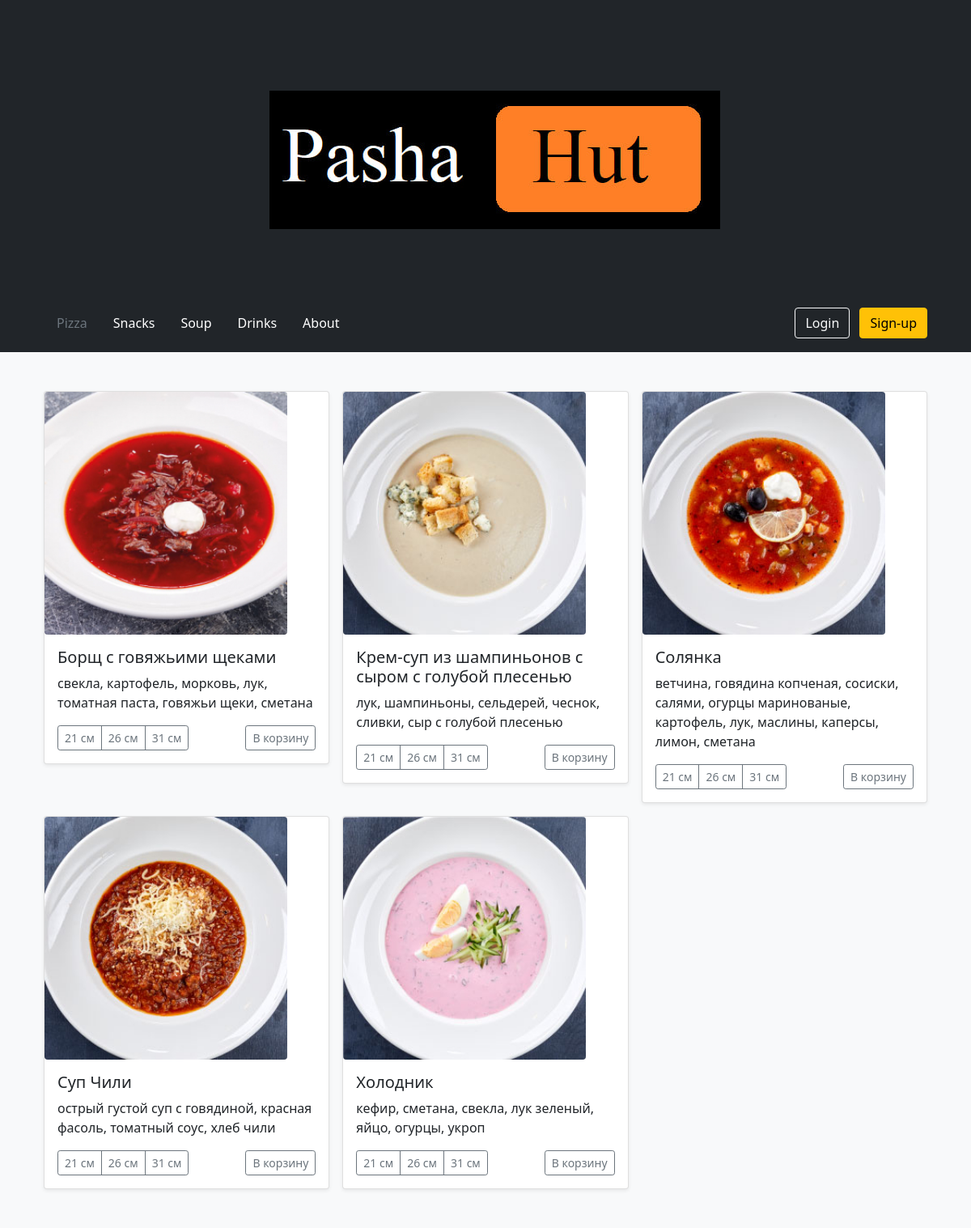
Screenshot of /Soup with the database file from the repository.
### menu/models.py (models this page shows, shortened)
class Soup(models.Model):
    name = models.CharField(max_length=50)
    image = models.ImageField(default=None)
    ingredient = models.ManyToManyField(Ingredients)
    weight = models.IntegerField()
    price = models.DecimalField(max_digits=3, decimal_places=1)
    def get_ingredients(self):
        return ", ".join([ingredient.name for ingredient in self.ingredient.all()])
    get_ingredients.short_description = "Ingredients"

class Ingredients(models.Model):
    name = models.CharField(max_length=50)

### menu/views.py (the view)
# urls.py: path('Soup', SoupView.as_view(), name="soup-menu")
class SoupView(TemplateView):
    template_name = 'catalog/soup.html'
    def get(self, request):
        soups = Soup.objects.all()
        params = {
            'soups': soups
        }
        return render(request, self.template_name, params)

### templates/catalog/soup.html
{% extends "base.html" %}
{% block content %}
<div class="album py-5 bg-body-tertiary">
    <div class="container">
      <div class="row row-cols-1 row-cols-sm-2 row-cols-md-3 g-3" bis_skin_checked="1">
        {% for soup in soups %}
        <div class="col">
          <div class="card shadow-sm">
            <img src="{{ soup.image.url }}" width="300px" class="rounded" height="300px">
            <div class="card-body">
              <h5 class="card-text">{{ soup.name }}</h5>
              <p class="card-text">{{ soup.get_ingredients }}</p>
              <div class="d-flex justify-content-between align-items-center">
                <div class="btn-group">
                  <button type="button" class="btn btn-sm btn-outline-secondary">21 см</button>
                  <button type="button" class="btn btn-sm btn-outline-secondary">26 см</button>
                  <button type="button" class="btn btn-sm btn-outline-secondary">31 см</button>
                </div>
                <button type="button" class="btn btn-sm btn-outline-secondary">В корзину</button>
              </div>
            </div>
          </div>
        </div>
        {% endfor %}
      </div>
    </div>
</div>
{% endblock %}

### templates/base.html (shortened to what this page needs)
<!DOCTYPE html>
<html lang="en">
<head>
    <link rel="stylesheet" href="https://cdn.jsdelivr.net/npm/bootstrap@4.6.0/dist/css/bootstrap.min.css">
    <link href="https://cdn.jsdelivr.net/npm/bootstrap@5.3.0-alpha1/dist/css/bootstrap.min.css" rel="stylesheet">
    <link href="https://cdn.jsdelivr.net/npm/bootstrap@5.0.2/dist/css/bootstrap.min.css" rel="stylesheet">
</head>
<body>
<header class="p-3 text-bg-dark">
    <section class="py-5 text-center container">
        <div class="row py-lg-5" bis_skin_checked="1">
          <div class="col-lg-6 col-md-8 mx-auto" bis_skin_checked="1">
            <img src="image/pashahut.png">
          </div>
        </div>
    </section>
    <div class="container">
      <div class="d-flex flex-wrap align-items-center justify-content-center justify-content-lg-start">
        <ul class="nav col-12 col-lg-auto me-lg-auto mb-2 justify-content-center mb-md-0">
          <li><a href="{% url 'menu-index' %}" class="nav-link px-3 text-secondary">Pizza</a></li>
          <li><a href="#" class="nav-link px-3 text-white">Snacks</a></li>
          <li><a href="{% url 'soup-menu' %}" class="nav-link px-3 text-white">Soup</a></li>
          <li><a href="#" class="nav-link px-3 text-white">Drinks</a></li>
          <li><a href="#" class="nav-link px-3 text-white">About</a></li>
        </ul>
           {% if user.is_authenticated %}
                <span class="px-4 text-white">Some pizza, {{user.username}}?</span><a href="{% url 'logout' %}" class="btn btn-danger">Logout</a>
                {% else %}
                <div class="text-end" bis_skin_checked="1">
                    <a href="{% url 'login' %}" class="btn btn-outline-light me-2">Login</a>
                    <a href="#" class="btn btn-warning">Sign-up</a>
                </div>
                {% endif %}
            </div>
        </div>
    </header>
    {% block content %}{% endblock %}
</body>
</html>

### rows the page displays
Soup: image (picture), name "Борщ с говяжьими щеками", get_ingredients "свекла, картофель, морковь, лук, томатная паста, говяжьи щеки, сметана"
Soup: image (picture), name "Крем-суп из шампиньонов с сыром с голубой плесенью", get_ingredients "лук, шампиньоны, сельдерей, чеснок, сливки, сыр с голубой плесенью"
Soup: image (picture), name "Солянка", get_ingredients "ветчина, говядина копченая, сосиски, салями, огурцы маринованые, картофель, лук, маслины, каперсы, лимон, сметана"
Soup: image (picture), name "Суп Чили", get_ingredients "острый густой суп с говядиной, красная фасоль, томатный соус, хлеб чили"
Soup: image (picture), name "Холодник", get_ingredients "кефир, сметана, свекла, лук зеленый, яйцо, огурцы, укроп"
